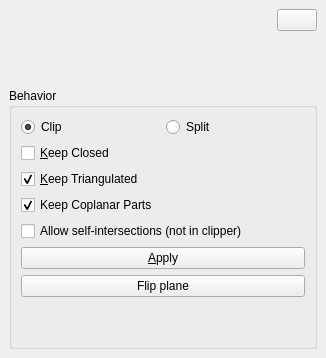
<?xml version="1.0" encoding="UTF-8"?>
<ui version="4.0">
 <class>ClipPolyhedronWidget</class>
 <widget class="QDockWidget" name="ClipPolyhedronWidget">
  <property name="geometry">
   <rect>
    <x>0</x>
    <y>0</y>
    <width>326</width>
    <height>358</height>
   </rect>
  </property>
  <property name="sizePolicy">
   <sizepolicy hsizetype="Preferred" vsizetype="Preferred">
    <horstretch>0</horstretch>
    <verstretch>0</verstretch>
   </sizepolicy>
  </property>
  <property name="windowTitle">
   <string>Clip Polyhedra</string>
  </property>
  <widget class="QWidget" name="dockWidgetContents">
   <layout class="QVBoxLayout" name="verticalLayout_2">
    <item>
     <layout class="QHBoxLayout" name="horizontalLayout">
      <item>
       <spacer name="horizontalSpacer">
        <property name="orientation">
         <enum>Qt::Horizontal</enum>
        </property>
        <property name="sizeHint" stdset="0">
         <size>
          <width>40</width>
          <height>20</height>
         </size>
        </property>
       </spacer>
      </item>
      <item>
       <widget class="QPushButton" name="helpButton">
        <property name="sizePolicy">
         <sizepolicy hsizetype="Fixed" vsizetype="Fixed">
          <horstretch>0</horstretch>
          <verstretch>0</verstretch>
         </sizepolicy>
        </property>
        <property name="text">
         <string/>
        </property>
        <property name="icon">
         <iconset resource="../../CGALlab.qrc">
          <normaloff>:/cgal/icons/resources/help_button.png</normaloff>:/cgal/icons/resources/help_button.png</iconset>
        </property>
       </widget>
      </item>
     </layout>
    </item>
    <item>
     <layout class="QVBoxLayout" name="verticalLayout"/>
    </item>
    <item>
     <spacer name="verticalSpacer_2">
      <property name="orientation">
       <enum>Qt::Vertical</enum>
      </property>
      <property name="sizeHint" stdset="0">
       <size>
        <width>20</width>
        <height>40</height>
       </size>
      </property>
     </spacer>
    </item>
    <item>
     <widget class="QGroupBox" name="groupBox">
      <property name="sizePolicy">
       <sizepolicy hsizetype="Preferred" vsizetype="Expanding">
        <horstretch>0</horstretch>
        <verstretch>0</verstretch>
       </sizepolicy>
      </property>
      <property name="title">
       <string>Behavior</string>
      </property>
      <layout class="QVBoxLayout" name="verticalLayout_5">
       <item>
        <layout class="QHBoxLayout" name="horizontalLayout_2">
         <item>
          <widget class="QRadioButton" name="clip_radioButton">
           <property name="text">
            <string>Clip</string>
           </property>
           <property name="checked">
            <bool>true</bool>
           </property>
          </widget>
         </item>
         <item>
          <widget class="QRadioButton" name="split_radioButton">
           <property name="text">
            <string>Split</string>
           </property>
          </widget>
         </item>
        </layout>
       </item>
       <item>
        <layout class="QVBoxLayout" name="verticalLayout_3">
         <item>
          <widget class="QCheckBox" name="close_checkBox">
           <property name="layoutDirection">
            <enum>Qt::LeftToRight</enum>
           </property>
           <property name="autoFillBackground">
            <bool>false</bool>
           </property>
           <property name="text">
            <string>&amp;Keep Closed</string>
           </property>
          </widget>
         </item>
         <item>
          <widget class="QCheckBox" name="triangulated_checkBox">
           <property name="layoutDirection">
            <enum>Qt::LeftToRight</enum>
           </property>
           <property name="autoFillBackground">
            <bool>false</bool>
           </property>
           <property name="text">
            <string>&amp;Keep Triangulated</string>
           </property>
           <property name="checked">
            <bool>true</bool>
           </property>
          </widget>
         </item>
         <item>
          <widget class="QCheckBox" name="coplanarCheckBox">
           <property name="enabled">
            <bool>true</bool>
           </property>
           <property name="toolTip">
            <string>If this is un-checked, the parts of the mesh that are coplanar with the plane will not be part of the output.
Only available in Split mode.</string>
           </property>
           <property name="text">
            <string>Keep Coplanar Parts</string>
           </property>
           <property name="checked">
            <bool>true</bool>
           </property>
          </widget>
         </item>
         <item>
          <widget class="QCheckBox" name="do_not_modify_CheckBox">
           <property name="toolTip">
            <string>Allow the use of a self-intersected clipper, but prevent the closing of the result.</string>
           </property>
           <property name="text">
            <string>Allow self-intersections (not in clipper)</string>
           </property>
          </widget>
         </item>
        </layout>
       </item>
       <item>
        <layout class="QVBoxLayout" name="verticalLayout_4">
         <item>
          <widget class="QPushButton" name="clipButton">
           <property name="sizePolicy">
            <sizepolicy hsizetype="Minimum" vsizetype="Preferred">
             <horstretch>0</horstretch>
             <verstretch>0</verstretch>
            </sizepolicy>
           </property>
           <property name="text">
            <string>&amp;Apply</string>
           </property>
          </widget>
         </item>
         <item>
          <widget class="QPushButton" name="flip_Button">
           <property name="sizePolicy">
            <sizepolicy hsizetype="Minimum" vsizetype="Preferred">
             <horstretch>0</horstretch>
             <verstretch>0</verstretch>
            </sizepolicy>
           </property>
           <property name="text">
            <string>Flip plane</string>
           </property>
          </widget>
         </item>
        </layout>
       </item>
       <item>
        <spacer name="verticalSpacer">
         <property name="orientation">
          <enum>Qt::Vertical</enum>
         </property>
         <property name="sizeHint" stdset="0">
          <size>
           <width>20</width>
           <height>40</height>
          </size>
         </property>
        </spacer>
       </item>
      </layout>
     </widget>
    </item>
   </layout>
  </widget>
 </widget>
 <resources>
  <include location="../../CGALlab.qrc"/>
  <include location="../../CGALlab.qrc"/>
 </resources>
 <connections/>
</ui>
